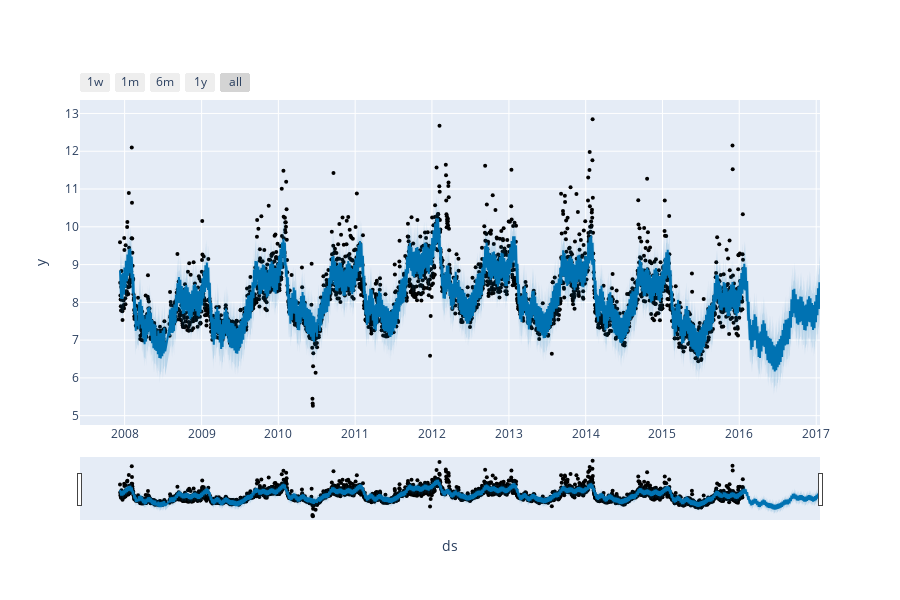

The notebook cell this image was saved under:
### Markdown cell above
<font size="4" style="padding: 10px; font-family: Arial, sans-serif; line-height: 1.6; display: block; margin-bottom: 15px; text-align: justify;">
    Tahmin ve bileşenlerin etkileşimli bir görselini oluşturmak için <strong>plotly</strong> kullanılabilir. Ancak, plotly'nin 4.0 veya daha yüksek bir sürümünü ayrı olarak yüklemeniz gerekecektir, 
    çünkü bu sürüm Prophet ile birlikte varsayılan olarak yüklenmez. Ayrıca, <strong>notebook</strong> ve <strong>ipywidgets</strong> paketlerini de yüklemeniz gerekir.
</font>

### Code cell
# Python
from prophet.plot import plot_plotly, plot_components_plotly

plot_plotly(m, forecast)

### Figure 1 — Plotly figure (JSON) as saved in the notebook; plotly's stock layout.template omitted (floating-point values rounded to 4 significant figures; data arrays with more than 128 entries replaced by an {"elided": "..."} marker saying what was removed)
{"data": [{"marker": {"color": "black", "size": 4}, "mode": "markers", "name": "Actual", "type": "scatter", "x": {"elided": "2905 str values"}, "y": {"elided": "2905 float values"}}, {"hoverinfo": "skip", "line": {"width": 0}, "mode": "lines", "type": "scatter", "x": {"elided": "3270 str values"}, "y": {"elided": "3270 float values"}}, {"fill": "tonexty", "fillcolor": "rgba(0, 114, 178, 0.2)", "line": {"color": "#0072B2", "width": 2}, "mode": "lines", "name": "Predicted", "type": "scatter", "x": {"elided": "3270 str values"}, "y": {"elided": "3270 float values"}}, {"fill": "tonexty", "fillcolor": "rgba(0, 114, 178, 0.2)", "hoverinfo": "skip", "line": {"width": 0}, "mode": "lines", "type": "scatter", "x": {"elided": "3270 str values"}, "y": {"elided": "3270 float values"}}], "layout": {"height": 600, "showlegend": false, "width": 900, "xaxis": {"rangeselector": {"buttons": [{"count": 7, "label": "1w", "step": "day", "stepmode": "backward"}, {"count": 1, "label": "1m", "step": "month", "stepmode": "backward"}, {"count": 6, "label": "6m", "step": "month", "stepmode": "backward"}, {"count": 1, "label": "1y", "step": "year", "stepmode": "backward"}, {"step": "all"}]}, "rangeslider": {"visible": true}, "title": {"text": "ds"}, "type": "date"}, "yaxis": {"title": {"text": "y"}}}}
